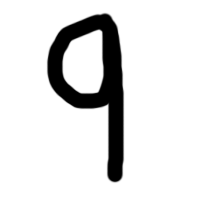
#> input picture Assignment 5-6/numbers/9.png, 200 x 200 px, found by its file name
$ python a5.py numbers/9.png
#> lines starting #> are read from the running program, lines starting #| are printed output that depends on the picture; after the words box and inside, x2 and y2 are one past the last pixel; in counts of white or black regions, pixels touching at a corner belong together
import os
import sys
import numpy as np
from math import sqrt
from PIL import Image
from skimage.transform import resize

# Name of the image to apply filter to.
IMAGE_NAME = "numbers/9.png"

# New dimensions for the symbols.
NEW_WIDTH = 30
NEW_HEIGHT = 30

# number of zones to classify the symbol into a feature vector
ZONES = 9

# Get path of file.
path = os.path.abspath(os.path.dirname(sys.argv[0]))

# Open image for reading.
image = Image.open(path+"\\"+IMAGE_NAME, "r")
#> image is the input picture: PIL image 200x200 RGBA; mean R, G, B, A 223.9, 223.9, 223.9, 255
image = image.convert("I")
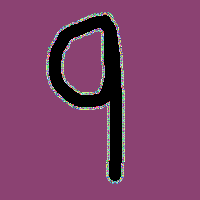
#> image: PIL image 200x200 I; 229 distinct labels, from 0 to 255; one colour per label, 0 black

# One array stores original image, the other will be used to store components of the image.
pixelArray = np.array(image)
componentArray =  np.zeros((image.size[1], image.size[0]))

# Put all values in the image as solely black or white.
for rowIndex in range(image.size[1]):
    for columnIndex in range(image.size[0]):
        if(pixelArray[rowIndex][columnIndex] > 127):
            pixelArray[rowIndex][columnIndex] = 255
        else:
            pixelArray[rowIndex][columnIndex]  = 0
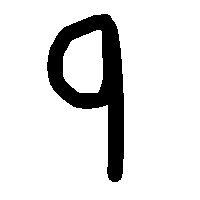
#> pixelArray: shape (200, 200) int32; 87.6% white; 1 black region, box (x1, y1, x2, y2) and area: (47, 14, 124, 182) 4977

class Counter(object):
    '''The counter object is to keep track of how many symbols have been found.'''
    def __init__(self):
        self.count = 0

def inBounds(coordinates, size):
    '''
    Numpy wraps around to other side of array if indices are out of bounds, this function solves that.
    - Coordinates = The coordinates in format (x, y)
    - Size = The size of array, in format (height, width)
    Returns False if index is out of bounds, returns false if index is in bounds.
    '''
    # Coordinates[0] = row.
    # Coordinates[1] = column.
    y = coordinates[0]
    x = coordinates[1]

    # Return false if invalid condition is met.
    if x < 0:
        return False
    elif y < 0:
        return False
    # Size[1] = width.
    elif size[1] <= x:
        return False
    # Size[0] = height.
    elif size[0] <= y:
        return False

    # Return true if no invalid conditions were met.
    return True

def connect(coordinates, counter, pixelArray, componentArray):
    '''
    Propogates a black pixels' symbol ID to neighbouring black pixels.
        - If the current pixel is black but does not have an ID, it assigns the pixel a unique ID.

    coordinates = The coordinates of the pixel in pixelArray.
    counter = A counter, used to keep track of # of symbols.
    pixelArray = A 2D array representing the pixels of an image.
    componentArray = A 2D array of symbol IDs, respective to the pixels in pixelArray.
    '''
    # Coordinates[0] = Row.
    # Coordinates[1] = Column.
    y = coordinates[0]
    x = coordinates[1]

    # Get the value of the current pixel.
    # If it is not black, simply don't bother with it. (return)
    currValue = pixelArray[y][x]
    if currValue > 0:
        return

    # If the pixel is not part of a symbol, increment symbol counter
    if componentArray[y][x] == 0:
        counter.count = counter.count + 1
        componentArray[y][x] = counter.count

    # Assign currComponent to the symbol ID of the current pixel.
    currComponent = componentArray[y][x]

    # Examine neighbouring pixels, giving them the symbol of the current pixel if they satisfy requirements.
    for rowOffset in range(-1, 2):
        for columnOffset in range(-1, 2):
            # If conditions are met:
            # - arr[y][x] is in bounds after offsets.
            # - The neighbour pixel is not part of a symbol already.
            # - The neighbour pixel is also black.
            if inBounds((y+rowOffset, x+columnOffset), (len(pixelArray), len(pixelArray[0]))) and componentArray[y+rowOffset][x+columnOffset] != currComponent and pixelArray[y+rowOffset][x+columnOffset] == currValue:
                componentArray[y+rowOffset][x+columnOffset] = currComponent

def adjust(coordinates, counter, pixelArray, componentArray):
    '''
    Converts symbols incorrectly identified as separate to a single symbol.
        - For example, if symbols 1 and 2 are touching, they will be changed to just symbol 1.

    coordinates = The coordinates of the pixel in pixelArray.
    counter = A counter, used to keep track of # of symbols.
    pixelArray = A 2D array representing the pixels of an image.
    componentArray = A 2D array of symbol IDs, respective to the pixels in pixelArray.
    '''
    # Coordinates[0] = Row.
    # Coordinates[1] = Column.
    y = coordinates[0]
    x = coordinates[1]

    # Get the value of the current pixel and current symbol ID.
    currComponent = componentArray[y][x]
    currValue = pixelArray[y][x]

    # Check neighbouring pixels.
    for rowOffset in range(-1, 2):
        for columnOffset in range(-1, 2):
            # If conditions are met:
            # - arr[y][x] is in bounds after offsets.
            # - The neighbour pixel is also black.
            # - The neighbour pixel is a different symbol.
            if inBounds((y+rowOffset, x+columnOffset), (len(pixelArray), len(pixelArray[0]))) and pixelArray[y+rowOffset][x+columnOffset] == currValue and componentArray[y+rowOffset][x+columnOffset] != currComponent:

                # If the neighbouring pixel's symbol value is higher,
                if (componentArray[y+rowOffset][x+columnOffset] > currComponent):
                    # Replace all occurences of the nieghbouring pixel's symbol ID in componentArray  with the symbol ID of current component.
                    componentArray[componentArray == componentArray[y+rowOffset][x+columnOffset]] = currComponent

                # If the neighbouring pixel's symbol value is lower,
                else:
                    # Replace all occurences of the current pixel's symbol ID in component with that of the neighbour.
                    componentArray[componentArray == currComponent] = componentArray[y+rowOffset][x+columnOffset]
                    # Update currComponent to account for this change.
                    currComponent = componentArray[y+rowOffset][x+columnOffset]

                # There are less symbols after merging action has been taken.
                counter.count = counter.count - 1

# Counter for tracking # of symbols.
counter = Counter()
'''
Purpose of this loop:
- Identifies separate components, marking them in componentArray with a unique ID.
    - This is done by scanning over the entire image left to right, onto the next row, and so on.
    - Each time a new symbol is identified, they are marked with the current value of counter, and counter is increased by 1.
'''
# Iterate over rows, columns of the image.
for rowIndex in range(image.size[1]):
    for columnIndex in range(image.size[0]):
        connect((rowIndex, columnIndex), counter, pixelArray, componentArray)
#> this loop made 200 passes

'''
Purpose of this loop:
- Complex symbols may be mistaken as multiple symbols during the first loop.
    - This loop fixes that problem by merging neighbouring symbols.
'''
# Iterate over rows, columns of the image.
for rowIndex in range(image.size[1]):
    for columnIndex in range(image.size[0]):
        adjust((rowIndex, columnIndex), counter, pixelArray, componentArray)

# Dictionary to store information about each symbol.
symbolData = dict()

# Build the dictionary.
for componentID in np.unique(componentArray):
    if componentID != 0:
        # Top --> Top bound index in image.
        # left --> Left bound index in image.
        # right --> Right bound index in image.
        # bottom --> bottom bound index in image.
        symbolData[componentID] = {
            'Top': None,
            'Left': None,
            'Right': None,
            'Bottom': None
        }

'''
Purpose of this loop:
    - To find the smallest bounding box for each symbol.
'''
# Iterate over rows, columns of the image.
for rowIndex in range(image.size[1]):
    for columnIndex in range(image.size[0]):

        # Current symbol.
        symbol_ID = componentArray[rowIndex][columnIndex]

        if symbol_ID != 0:

            # Replace top bound value for the component, if needed.
            if symbolData[symbol_ID]['Top'] is None or symbolData[symbol_ID]['Top'] > rowIndex:
                symbolData[symbol_ID]['Top'] = rowIndex

            # Replace left bound value for the component, if needed.
            if symbolData[symbol_ID]['Left'] is None or symbolData[symbol_ID]['Left'] > columnIndex:
                symbolData[symbol_ID]['Left'] = columnIndex

            # Replace right bound value for the component, if needed.
            if symbolData[symbol_ID]['Right'] is None or symbolData[symbol_ID]['Right'] < columnIndex:
                symbolData[symbol_ID]['Right'] = columnIndex

            # Replace bottom bound value for the component, if needed.
            if symbolData[symbol_ID]['Bottom'] is None or symbolData[symbol_ID]['Bottom'] < rowIndex:
                symbolData[symbol_ID]['Bottom'] = rowIndex


'''
Purpose of this loop:
    - Create proper black and white levels for each component.
    - Create sub-images for each component.
    - Shrink these sub-images to desired NEW_WIDTH and NEW_HEIGHT.
'''
# Iterate over every component
for key, symbolDict in symbolData.items():
    # Get the bounding box locations.
    top = symbolDict['Top']
    left = symbolDict['Left']
    right = symbolDict['Right']
    bottom = symbolDict['Bottom']
    # Create sub-image by indexing the componentArray.
    componentImage = np.copy(componentArray[top:bottom, left:right])
    # Adjust image such that symbols are black, and everything else is white.
    componentImage[componentImage == 0] = -1
    componentImage[componentImage > 0] = 0
    componentImage[componentImage < 0] = 255
    # Store the symbol image.
    symbolDict['Symbol_Image'] = componentImage
    # Store the resized symbol, which is resized using sci-kit image library.
    symbolDict['Symbol_Image_Resized'] = resize(componentImage, (NEW_WIDTH, NEW_HEIGHT), anti_aliasing=False)
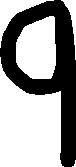
#> componentImage: shape (167, 76) float64; 61.4% white; 1 black region, box (x1, y1, x2, y2) and area: (0, 0, 76, 167) 4905


# This output array will be the output image. Initially, it is all white.
output_array = np.full((image.size[1], image.size[0]), 255)

# Add each symbol to the output image array, using the top left corner of the original location as an anchor point.
for key, symbolDict in symbolData.items():
    output_array[symbolDict['Top']:symbolDict['Top']+NEW_HEIGHT, symbolDict['Left']:symbolDict['Left']+NEW_HEIGHT]= np.copy(symbolDict['Symbol_Image_Resized'])
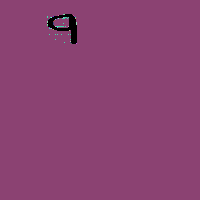
#> output_array: shape (200, 200) int64; 26 distinct labels, from 0 to 255; one colour per label, 0 black

# Show the output image, and save it as OutputImage.png.
#> (the run stopped early here; a loop or call above may not have finished)
